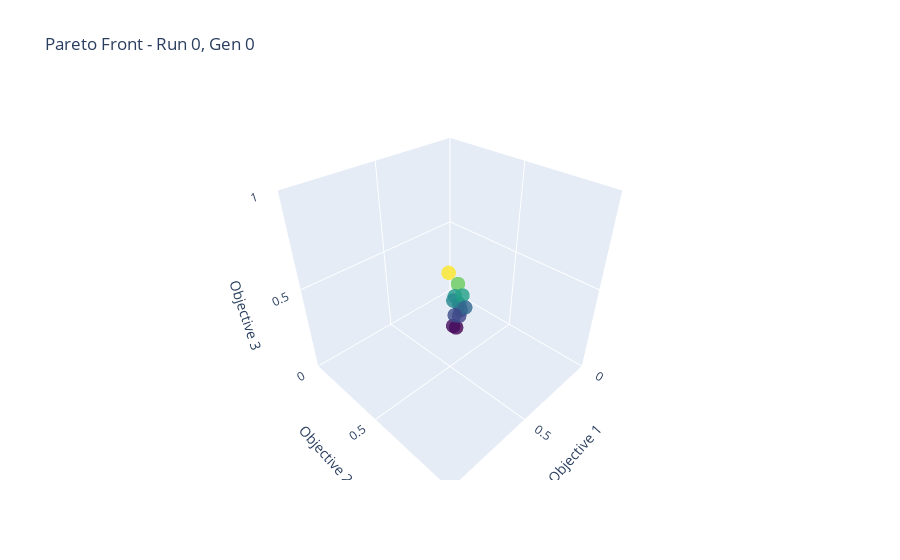
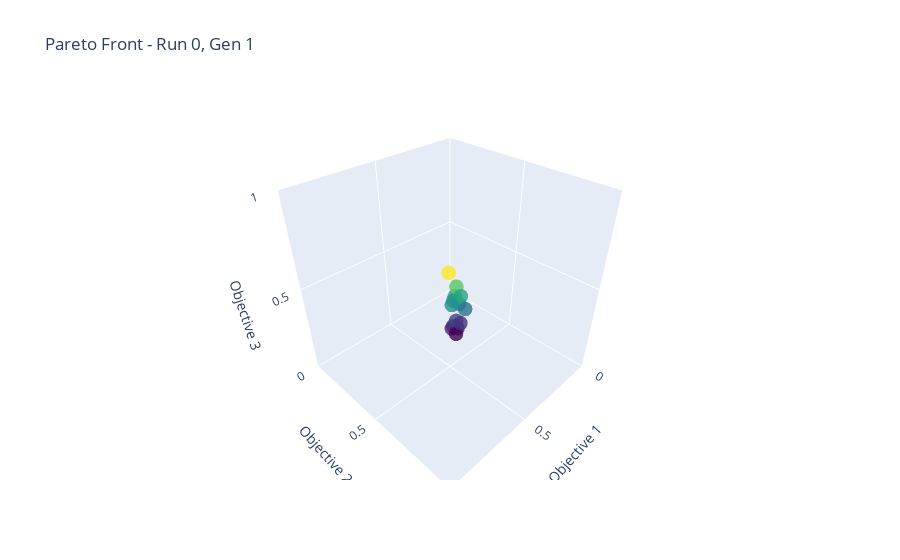
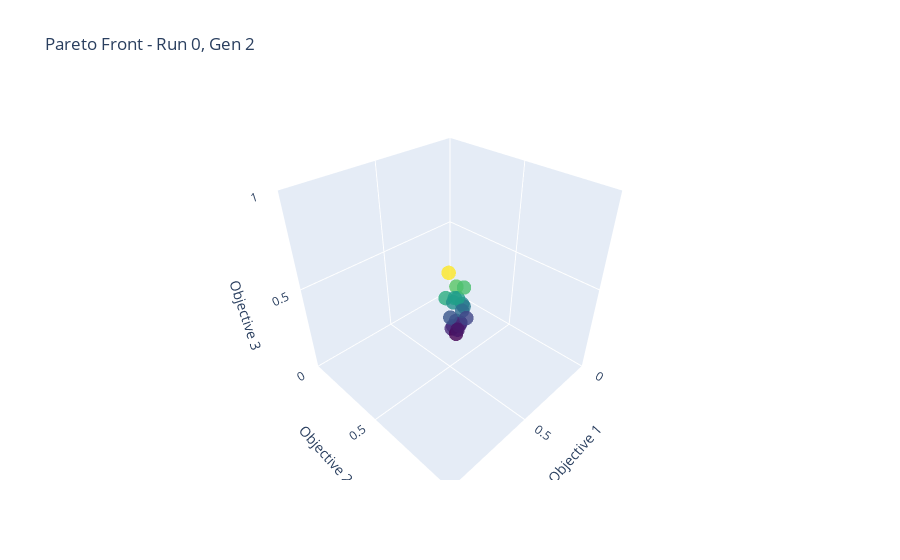
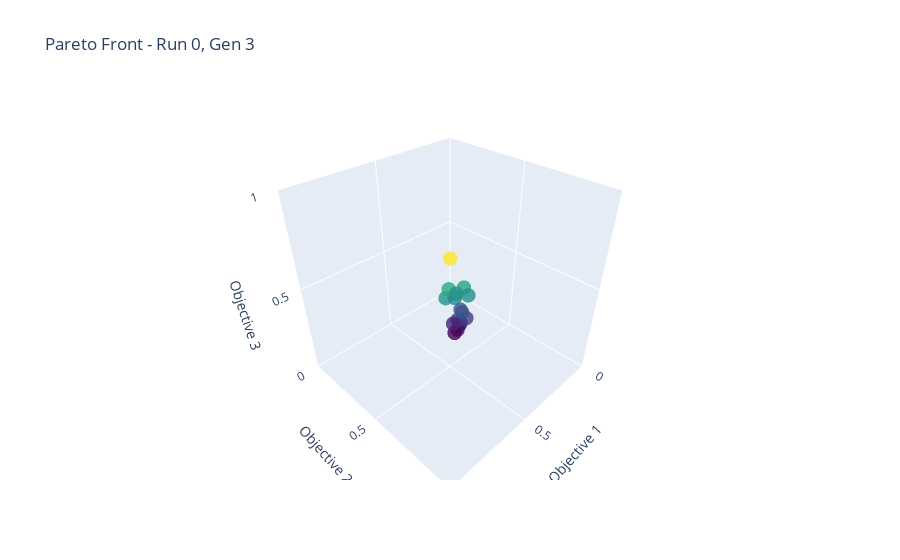

Source (notebook cell) for these figures, in order:
### Code cell
import plotly.graph_objects as go

# Choose a generation and run
# gen_idx = 0
# run_idx = 0

for run_idx in range(len(all_runs_fronts)):
    for gen_idx in range(len(all_runs_fronts[run_idx])):
        
        front = all_runs_fronts[run_idx][gen_idx]

        fig = go.Figure(data=[go.Scatter3d(
            x=front[:, 0],
            y=front[:, 1],
            z=front[:, 2],
            mode='markers',
            marker=dict(
                size=5,
                color=front[:, 2],  # Color by third objective
                colorscale='Viridis',
                opacity=0.8
            )
        )])

        # min_x = get_min_objective_value(run_idx, gen_idx, 0)
        # max_x = get_max_objective_value(run_idx, gen_idx, 0)
        # min_y = get_min_objective_value(run_idx, gen_idx, 1)
        # max_y = get_max_objective_value(run_idx, gen_idx, 1)
        # min_z = get_min_objective_value(run_idx, gen_idx, 2)
        # max_z = get_max_objective_value(run_idx, gen_idx, 2)
        
        min_x = 0
        min_y = 0
        min_z = 0

        max_x = 1
        max_y = 1
        max_z = 1

        fig.update_layout(
            title=f"Pareto Front - Run {run_idx}, Gen {gen_idx}",
            scene=dict(
                xaxis=dict(title="Objective 1", range=[min_x, max_x]),
                yaxis=dict(title="Objective 2", range=[min_y, max_y]),
                zaxis=dict(title="Objective 3", range=[min_z, max_z])
            )
        )

        fig.show()

### Figure 1 — Plotly figure (JSON) as saved in the notebook; plotly's stock layout.template omitted (floating-point values rounded to 4 significant figures)
{"data": [{"marker": {"color": [0.33, 0.34, 0.56, 0.45, 0.49, 0.42, 0.47, 0.63, 0.39, 0.5, 0.43, 0.4], "colorscale": [[0, "#440154"], [0.1111, "#482878"], [0.2222, "#3e4989"], [0.3333, "#31688e"], [0.4444, "#26828e"], [0.5556, "#1f9e89"], [0.6667, "#35b779"], [0.7778, "#6ece58"], [0.8889, "#b5de2b"], [1, "#fde725"]], "opacity": 0.8, "size": 5}, "mode": "markers", "type": "scatter3d", "x": [0.53, 0.54, 0.5, 0.5, 0.51, 0.5, 0.52, 0.54, 0.51, 0.49, 0.48, 0.53], "y": [0.57, 0.56, 0.55, 0.56, 0.54, 0.57, 0.54, 0.53, 0.57, 0.57, 0.58, 0.56], "z": [0.33, 0.34, 0.56, 0.45, 0.49, 0.42, 0.47, 0.63, 0.39, 0.5, 0.43, 0.4]}], "layout": {"scene": {"xaxis": {"range": [0, 1], "title": {"text": "Objective 1"}}, "yaxis": {"range": [0, 1], "title": {"text": "Objective 2"}}, "zaxis": {"range": [0, 1], "title": {"text": "Objective 3"}}}, "title": {"text": "Pareto Front - Run 0, Gen 0"}}}

### Figure 2 — Plotly figure (JSON) as saved in the notebook; plotly's stock layout.template omitted (floating-point values rounded to 4 significant figures)
{"data": [{"marker": {"color": [0.34, 0.45, 0.49, 0.47, 0.63, 0.54, 0.49, 0.32, 0.46, 0.33, 0.36, 0.42, 0.29, 0.34], "colorscale": [[0, "#440154"], [0.1111, "#482878"], [0.2222, "#3e4989"], [0.3333, "#31688e"], [0.4444, "#26828e"], [0.5556, "#1f9e89"], [0.6667, "#35b779"], [0.7778, "#6ece58"], [0.8889, "#b5de2b"], [1, "#fde725"]], "opacity": 0.8, "size": 5}, "mode": "markers", "type": "scatter3d", "x": [0.54, 0.5, 0.51, 0.52, 0.54, 0.5, 0.49, 0.52, 0.54, 0.55, 0.52, 0.48, 0.53, 0.5], "y": [0.56, 0.56, 0.54, 0.54, 0.53, 0.54, 0.56, 0.57, 0.55, 0.56, 0.56, 0.58, 0.57, 0.57], "z": [0.34, 0.45, 0.49, 0.47, 0.63, 0.54, 0.49, 0.32, 0.46, 0.33, 0.36, 0.42, 0.29, 0.34]}], "layout": {"scene": {"xaxis": {"range": [0, 1], "title": {"text": "Objective 1"}}, "yaxis": {"range": [0, 1], "title": {"text": "Objective 2"}}, "zaxis": {"range": [0, 1], "title": {"text": "Objective 3"}}}, "title": {"text": "Pareto Front - Run 0, Gen 1"}}}

### Figure 3 — Plotly figure (JSON) as saved in the notebook; plotly's stock layout.template omitted (floating-point values rounded to 4 significant figures)
{"data": [{"marker": {"color": [0.34, 0.63, 0.54, 0.33, 0.36, 0.29, 0.34, 0.5, 0.44, 0.34, 0.33, 0.43, 0.46, 0.48, 0.41, 0.31, 0.36, 0.38, 0.53, 0.48], "colorscale": [[0, "#440154"], [0.1111, "#482878"], [0.2222, "#3e4989"], [0.3333, "#31688e"], [0.4444, "#26828e"], [0.5556, "#1f9e89"], [0.6667, "#35b779"], [0.7778, "#6ece58"], [0.8889, "#b5de2b"], [1, "#fde725"]], "opacity": 0.8, "size": 5}, "mode": "markers", "type": "scatter3d", "x": [0.54, 0.54, 0.5, 0.55, 0.52, 0.53, 0.5, 0.56, 0.48, 0.5, 0.51, 0.48, 0.52, 0.5, 0.49, 0.52, 0.47, 0.54, 0.47, 0.51], "y": [0.56, 0.53, 0.54, 0.56, 0.56, 0.57, 0.57, 0.53, 0.56, 0.57, 0.57, 0.57, 0.54, 0.55, 0.57, 0.57, 0.58, 0.54, 0.56, 0.54], "z": [0.34, 0.63, 0.54, 0.33, 0.36, 0.29, 0.34, 0.5, 0.44, 0.34, 0.33, 0.43, 0.46, 0.48, 0.41, 0.31, 0.36, 0.38, 0.53, 0.48]}], "layout": {"scene": {"xaxis": {"range": [0, 1], "title": {"text": "Objective 1"}}, "yaxis": {"range": [0, 1], "title": {"text": "Objective 2"}}, "zaxis": {"range": [0, 1], "title": {"text": "Objective 3"}}}, "title": {"text": "Pareto Front - Run 0, Gen 2"}}}

### Figure 4 — Plotly figure (JSON) as saved in the notebook; plotly's stock layout.template omitted (floating-point values rounded to 4 significant figures)
{"data": [{"marker": {"color": [0.34, 0.5, 0.34, 0.33, 0.31, 0.36, 0.53, 0.48, 0.49, 0.36, 0.39, 0.54, 0.4, 0.29, 0.5, 0.7, 0.33], "colorscale": [[0, "#440154"], [0.1111, "#482878"], [0.2222, "#3e4989"], [0.3333, "#31688e"], [0.4444, "#26828e"], [0.5556, "#1f9e89"], [0.6667, "#35b779"], [0.7778, "#6ece58"], [0.8889, "#b5de2b"], [1, "#fde725"]], "opacity": 0.8, "size": 5}, "mode": "markers", "type": "scatter3d", "x": [0.5, 0.56, 0.5, 0.51, 0.52, 0.47, 0.47, 0.51, 0.46, 0.51, 0.48, 0.54, 0.48, 0.53, 0.5, 0.53, 0.52], "y": [0.57, 0.53, 0.57, 0.57, 0.57, 0.58, 0.56, 0.54, 0.58, 0.56, 0.56, 0.53, 0.55, 0.56, 0.54, 0.53, 0.54], "z": [0.34, 0.5, 0.34, 0.33, 0.31, 0.36, 0.53, 0.48, 0.49, 0.36, 0.39, 0.54, 0.4, 0.29, 0.5, 0.7, 0.33]}], "layout": {"scene": {"xaxis": {"range": [0, 1], "title": {"text": "Objective 1"}}, "yaxis": {"range": [0, 1], "title": {"text": "Objective 2"}}, "zaxis": {"range": [0, 1], "title": {"text": "Objective 3"}}}, "title": {"text": "Pareto Front - Run 0, Gen 3"}}}
